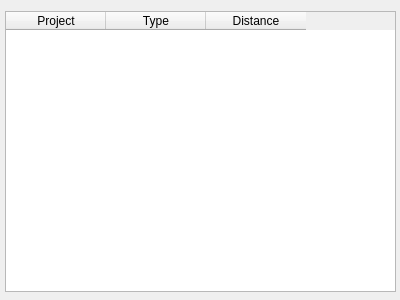
<?xml version="1.0" encoding="UTF-8"?>
<ui version="4.0">
 <class>dlgImpacts</class>
 <widget class="QDialog" name="dlgImpacts">
  <property name="geometry">
   <rect>
    <x>0</x>
    <y>0</y>
    <width>400</width>
    <height>300</height>
   </rect>
  </property>
  <property name="windowTitle">
   <string>Impacts Table</string>
  </property>
  <widget class="QTableWidget" name="tblImpacts">
   <property name="geometry">
    <rect>
     <x>5</x>
     <y>11</y>
     <width>391</width>
     <height>281</height>
    </rect>
   </property>
   <property name="alternatingRowColors">
    <bool>true</bool>
   </property>
   <column>
    <property name="text">
     <string>Project</string>
    </property>
   </column>
   <column>
    <property name="text">
     <string>Type</string>
    </property>
   </column>
   <column>
    <property name="text">
     <string>Distance</string>
    </property>
   </column>
  </widget>
 </widget>
 <resources/>
 <connections/>
</ui>
